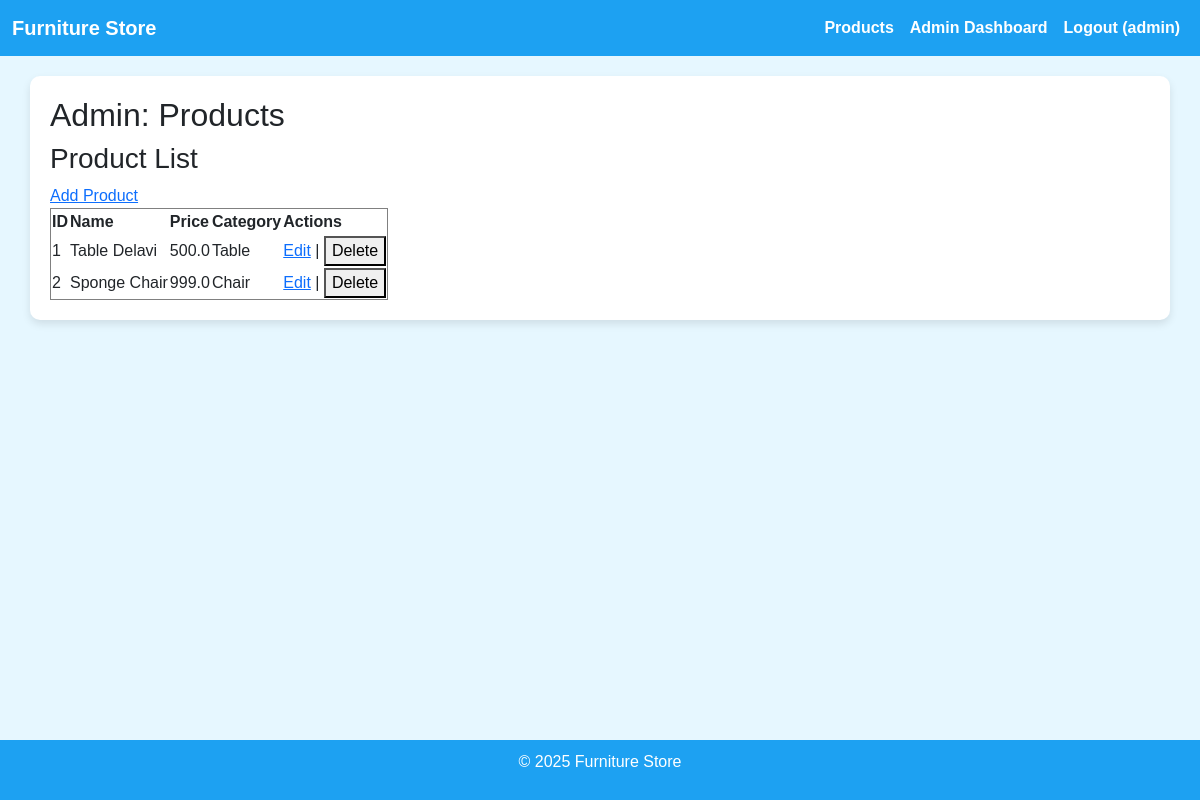
/admin/products (signed in), run on the app's committed database.
### app/models.py (models this page shows, shortened)
class User(UserMixin, db.Model):
    __tablename__ = 'users'
    id = db.Column(db.Integer, primary_key=True)
    username = db.Column(db.String(64), unique=True, nullable=False)
    email = db.Column(db.String(120), unique=True, nullable=False)
    password_hash = db.Column(db.String(128), nullable=False)
    role = db.Column(db.String(10), default='user')  # user/admin
    favorites = db.relationship('Product', secondary=favorites, backref='favorited_by')

class Product(db.Model):
    __tablename__ = 'products'
    id = db.Column(db.Integer, primary_key=True)
    name = db.Column(db.String(120), nullable=False)
    description = db.Column(db.Text, nullable=True)
    price = db.Column(db.Float, nullable=False)
    category = db.Column(db.String(50), nullable=True)
    color = db.Column(db.String(50), nullable=True)
    material = db.Column(db.String(50), nullable=True)
    image_url = db.Column(db.String(255), nullable=True)
    rating = db.Column(db.Float, default=0)
    created_at = db.Column(db.DateTime, default=datetime.utcnow)
    stock_quantity = db.Column(db.Integer, default=0)

### app/admin_routes.py (the view)
    def wrapper(*args, **kwargs):
        if not current_user.is_authenticated or current_user.role != 'admin':
            flash('Access denied: insufficient permissions.')
            return redirect(url_for('main_bp.index'))
        return func(*args, **kwargs)

### app/__init__.py (called while the page is built)
@login_manager.user_loader
def load_user(user_id):
    from .models import User
    return User.query.get(int(user_id))

### app/admin_routes.py (called while the page is built)
def admin_required(func):
    def wrapper(*args, **kwargs):
        if not current_user.is_authenticated or current_user.role != 'admin':
            flash('Access denied: insufficient permissions.')
            return redirect(url_for('main_bp.index'))
        return func(*args, **kwargs)
    wrapper.__name__ = func.__name__
    return wrapper

@admin_bp.route('/products')
@login_required
@admin_required
def admin_products():
    products = Product.query.all()
    return render_template('admin_products.html', products=products)

### app/templates/admin_products.html (shortened to what this page needs)
{% extends 'base.html' %}
{% block content %}
<h2>Admin: Products</h2>
{% if mode == 'add' %}
<h3>Add Product</h3>
<div class="form-container">
    <div class="form-left">
        <form method="POST" action="{{ url_for('admin_bp.add_product') }}" enctype="multipart/form-data">
            {{ form.hidden_tag() }}
            <p>{{ form.name.label }}<br>{{ form.name }}</p>
            <p>{{ form.description.label }}<br>{{ form.description }}</p>
            <p>{{ form.price.label }}<br>{{ form.price }}</p>
            <p>{{ form.category.label }}<br>{{ form.category }}</p>
            <p>{{ form.color.label }}<br>{{ form.color }}</p>
            <p>{{ form.material.label }}<br>{{ form.material }}</p>
            <p>{{ form.stock_quantity.label }}<br>{{ form.stock_quantity }}</p>
            <p>
                {{ form.image.label }}<br>
                <input type="file" id="product-image" name="image" onchange="previewImage(event)">
            </p>
            <button type="submit">Save</button>
        </form>
    </div>
    <div class="form-right">
        <h3>Preview:</h3>
        <img id="image-preview" src="#" alt="Image Preview" style="display: none; max-width: 300px; height: auto; border: 1px solid #ccc; padding: 5px;">
    </div>
</div>
{% else %}
<h3>Product List</h3>
<a href="{{ url_for('admin_bp.add_product') }}">Add Product</a>
<table border="1">
    <tr>
        <th>ID</th>
        <th>Name</th>
        <th>Price</th>
        <th>Category</th>
        <th>Actions</th>
    </tr>
    {% for p in products %}
    <tr>
        <td>{{ p.id }}</td>
        <td>{{ p.name }}</td>
        <td>{{ p.price }}</td>
        <td>{{ p.category }}</td>
        <td>
            <a href="{{ url_for('admin_bp.edit_product', product_id=p.id) }}">Edit</a> |
            <form action="{{ url_for('admin_bp.delete_product', product_id=p.id) }}" method="POST" style="display:inline;">
                <button type="submit" onclick="return confirm('Delete product?');">Delete</button>
            </form>
        </td>
    </tr>
    {% endfor %}
</table>
{% endif %}
{% endblock %}

### app/templates/base.html (shortened to what this page needs)
<!DOCTYPE html>
<html lang="en">
<head>
    <link rel="stylesheet" href="https://cdn.jsdelivr.net/npm/bootstrap@5.3.0/dist/css/bootstrap.min.css">
</head>
<body>
    <nav class="navbar navbar-expand-lg">
        <div class="container-fluid">
            <a class="navbar-brand" href="{{ url_for('main_bp.index') }}">Furniture Store</a>
            <div class="collapse navbar-collapse" id="navbarNav">
                <ul class="navbar-nav ms-auto">
                    <li class="nav-item">
                        <a class="nav-link" href="{{ url_for('main_bp.product_list') }}">Products</a>
                    </li>
                    {% if current_user.is_authenticated %}
                        {% if current_user.role == 'admin' %}
                            <li class="nav-item">
                                <a class="nav-link" href="{{ url_for('admin_bp.dashboard') }}">Admin Dashboard</a>
                            </li>
                        {% endif %}
                        <li class="nav-item">
                            <a class="nav-link" href="{{ url_for('main_bp.logout') }}">Logout ({{ current_user.username }})</a>
                        </li>
                    {% endif %}
                </ul>
            </div>
        </div>
    </nav>
    <div class="container">
        {% block content %}{% endblock %}
    </div>
    <footer>
        <p>&copy; 2025 Furniture Store</p>
    </footer>
</body>
</html>

### app/templates/base.html (style rules this page uses)
body { background-color: #e6f7ff; font-family: Arial, sans-serif; }
.navbar { background-color: #1da1f2; }
.navbar-brand, .nav-link { color: white !important; font-weight: bold; }
.container { margin-top: 20px; background-color: white; border-radius: 10px; box-shadow: 0 4px 8px rgba(0, 0, 0, 0.1); padding: 20px; }
footer { background-color: #1da1f2; color: white; text-align: center; padding: 10px; position: fixed; bottom: 0; width: 100%; }

### data on the page
User: username "admin"
Product: id "1", name "Table Delavi", price "500.0", category "Table"
Product: id "2", name "Sponge Chair", price "999.0", category "Chair"
